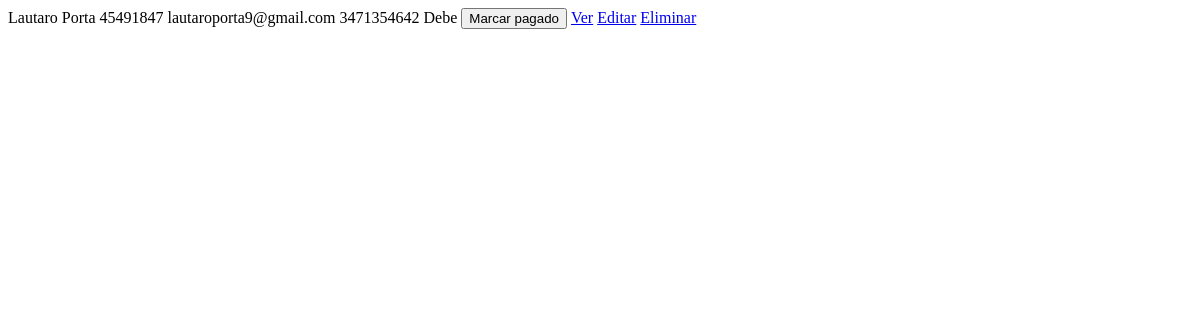
The page /member_rows_partial/ on the database as committed earlier.
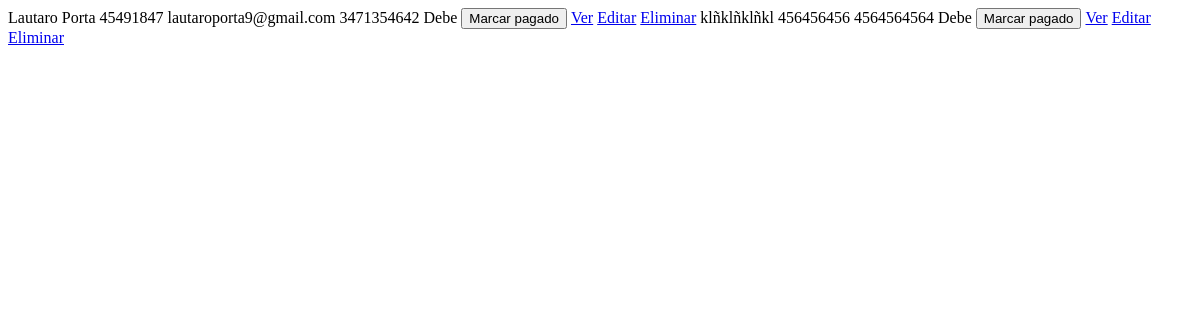
The same page on the database as committed later.
### gymapp/models.py (models this page shows, shortened)
class Member(models.Model):
    dni = models.CharField(max_length=10, unique=True)
    nombre_apellido = models.CharField(max_length=100)
    telefono = models.CharField(max_length=20, blank=True)
    direccion = models.CharField(max_length=200, blank=True)
    gmail = models.EmailField(max_length=100, blank=True)
    edad = models.PositiveIntegerField(blank=True, null=True)
    historial_deportivo = models.TextField(blank=True)
    experiencias_gimnasios = models.TextField(blank=True)
    historial_lesivo = models.TextField(blank=True)
    enfermedades = models.TextField(blank=True)
    objetivos = models.TextField(blank=True)
    frecuencia_semana = models.CharField(max_length=50, blank=True)
    fecha_alta = models.DateField(auto_now_add=True)

### gymapp/views.py (the view)
# urls.py: path('member_rows_partial/', views.member_rows_partial, name='member_rows_partial'),
def member_rows_partial(request):
    q = request.GET.get("q") or ""
    members = (
        Member.objects.filter(
            Q(nombre_apellido__icontains=q)
            | Q(gmail__icontains=q)
            | Q(telefono__icontains=q)
            | Q(dni__icontains=q)
        )
        .order_by("nombre_apellido")
    )
    current_month = date.today().replace(day=1)
    pagos_ids = {
        p.member_id
        for p in Payment.objects.filter(
            anulado=False, pagado=True, mes=current_month
        ).only("member_id")
    }
    return render(
        request,
        "gymapp/partials/_member_rows.html",
        {"members": members, "pagos_ids": pagos_ids, "current_month": current_month},
    )

### gym/context_processors.py (called while the page is built)
def cdn(request):
    return {
        'USE_CDN': getattr(settings, 'USE_CDN', True),
        'CDN_INTEGRITY': getattr(settings, 'CDN_INTEGRITY', {}),
    }

### gymapp/templates/gymapp/partials/_member_rows.html (shortened to what this page needs)
{% for member in members %}
<tr>
  <td>{{ member.nombre_apellido }}</td>
  <td>{{ member.dni }}</td>
  <td>{{ member.gmail }}</td>
  <td>{{ member.telefono }}</td>
  <td>
    {% if member.id in pagos_ids %}
      <span class="badge bg-success">Pagado</span>
      <form method="post" action="{% url 'toggle_payment' member.id %}" style="display:inline;">
        {% csrf_token %}
        <button type="submit" class="btn btn-outline-warning btn-sm ms-2">Marcar como debe</button>
      </form>
    {% else %}
      <span class="badge bg-danger">Debe</span>
      <form method="post" action="{% url 'toggle_payment' member.id %}" style="display:inline;">
        <button type="submit" class="btn btn-outline-success btn-sm ms-2">Marcar pagado</button>
      </form>
    {% endif %}
  </td>
  <td><a href="{% url 'historial_pagos' member.id %}" class="btn btn-info btn-sm">Ver</a></td>
  <td><a href="{% url 'edit_member' member.id %}" class="btn btn-warning btn-sm">Editar</a></td>
  <td>
    <a href="{% url 'delete_member' member.id %}" class="btn btn-danger btn-sm"
       onclick="return confirm('¿Eliminar socio?');">Eliminar</a>
  </td>
</tr>
{% empty %}
<tr><td colspan="8" class="text-center">Sin resultados</td></tr>
{% endfor %}

Rows that differ between the two databases and show on the page:
added Member: nombre_apellido "klñklñklñkl", dni "456456456", telefono "4564564564", shows "Debe"
